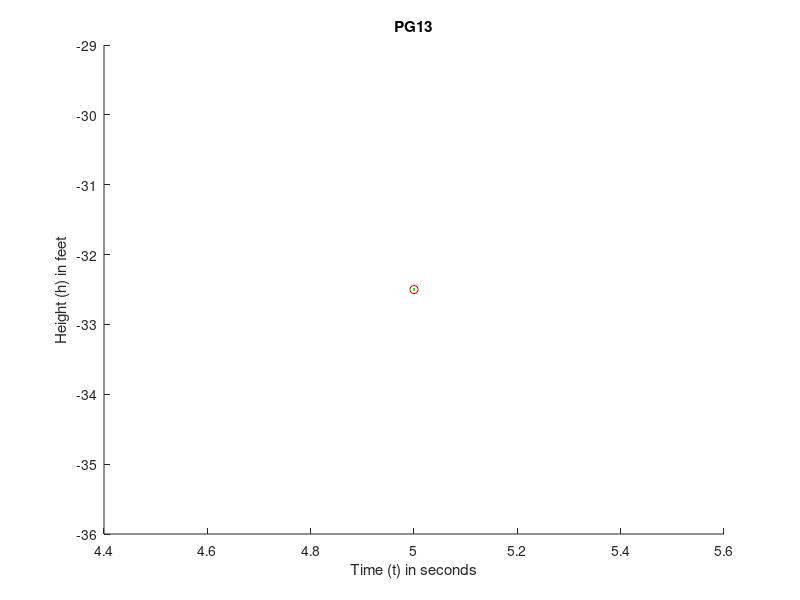

Reproduce this figure in MATLAB.
g=input('Gravity Constant');
h0=input('Initial Height');
v0=input('Initial Velocity');
starttime=input('Time to Start');
endtime=input('End Time');
% h(t)=h0+v0*t-0.5*g*t^2
t=[starttime:0.01:endtime];  % just creat values for t
h=h0+(v0.*t)-(0.5.*g.*(t.^2)); 
[maxh,index]=max(h)
disp('Fucking...Fucking and Fucking');
pause(2)
disp('Maximum Height')
disp(maxh)
disp('Time that Maximum Height occured')
disp(t(index))
pause(2)
disp('Ready to plot results')
figure(13)
hold on 
plot(t,h,'g')
xlabel('Time (t) in seconds')
ylabel('Height (h) in feet')
title('PG13')
plot(t(index),h(index),'ro')
hold off